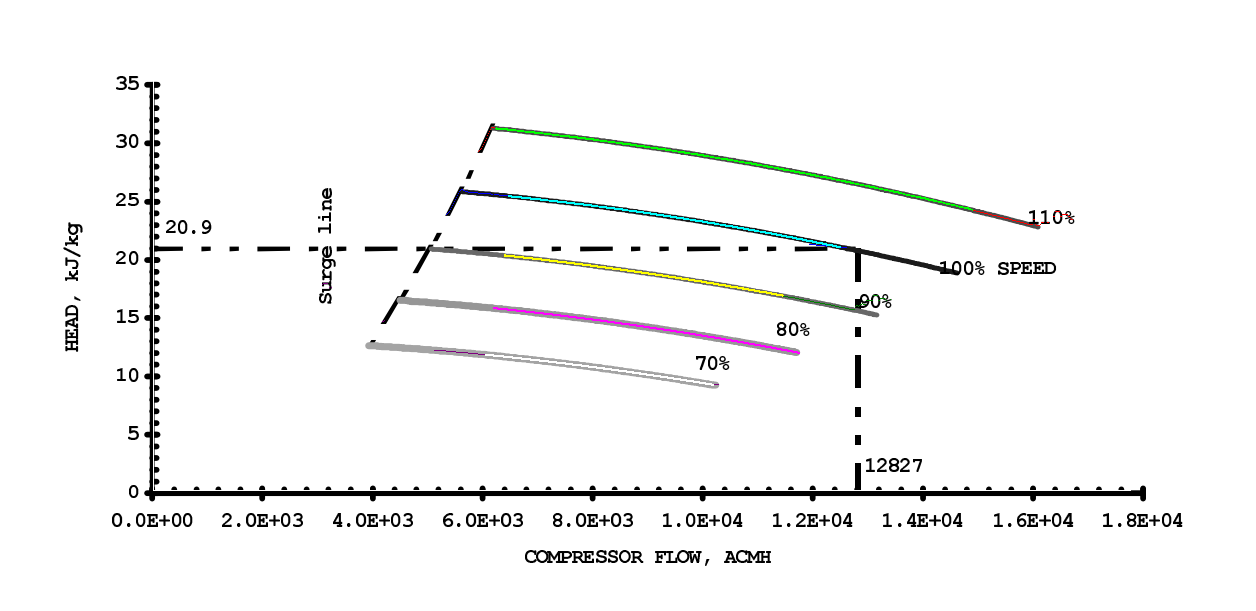
#> input picture _debug_overlay.png, 1256 x 611 px
$ python -i router.py   (imports and definitions only)
#> lines starting #> are read from the running program, lines starting #| are printed output that depends on the picture; after the words box and inside, x2 and y2 are one past the last pixel; in counts of white or black regions, pixels touching at a corner belong together
#> further down, picture is the input picture: PIL image 1256x611 RGB; mean R, G, B 245.6, 245.9, 245.6
"""
Image mode router — decides Colored vs B/W processing path.

Uses HSV saturation statistics to classify images.  The colour pipeline
is preserved exactly; B/W images are routed to the new skeleton-based
pipeline.

Supports three modes:
  - ``"auto"``  : detect from image content (default)
  - ``"color"`` : force colour pipeline
  - ``"bw"``    : force B/W pipeline
"""

from __future__ import annotations

import logging
from typing import Tuple

import numpy as np
from PIL import Image

logger = logging.getLogger(__name__)

# Thresholds for auto-detection
_SAT_MEAN_THRESHOLD = 25        # mean saturation below this → likely B/W
_SAT_PIXEL_THRESHOLD = 30       # per-pixel S threshold
_SAT_PIXEL_RATIO = 0.08         # % of non-bg pixels that must be colourful
_PALETTE_SIZE_THRESHOLD = 8     # unique hue bins; ≤ this → B/W


def classify_image_mode(
    image: Image.Image,
    *,
    mode_override: str = "auto",
) -> str:
    """Classify an image as ``"color"`` or ``"bw"``.

    Parameters
    ----------
    image : PIL.Image
        Input image (will be converted to RGB internally).
    mode_override : str
        ``"auto"`` (detect), ``"color"`` (force), ``"bw"`` (force).

    Returns
    -------
    str
        ``"color"`` or ``"bw"``.
    """
    if mode_override == "color":
        logger.info("router: mode forced to 'color'")
        return "color"
    if mode_override in ("bw", "grayscale"):
        logger.info("router: mode forced to 'bw'")
        return "bw"

    # Auto-detect using HSV saturation
    img_rgb = np.array(image.convert("RGB"))
    result, details = _compute_saturation_stats(img_rgb)

    logger.info(
        "router: auto-detect → %s  (S_mean=%.1f, colorful_ratio=%.3f, "
        "hue_bins=%d)",
        result, details["s_mean"], details["colorful_ratio"],
        details["hue_bins"],
    )
    return result


def _compute_saturation_stats(
    img_rgb: np.ndarray,
) -> Tuple[str, dict]:
    """Compute HSV saturation statistics on non-background pixels.

    Returns (mode, details_dict).
    """
    # Convert to HSV via PIL (H: 0-179, S: 0-255, V: 0-255)
    hsv = np.array(Image.fromarray(img_rgb).convert("HSV"))
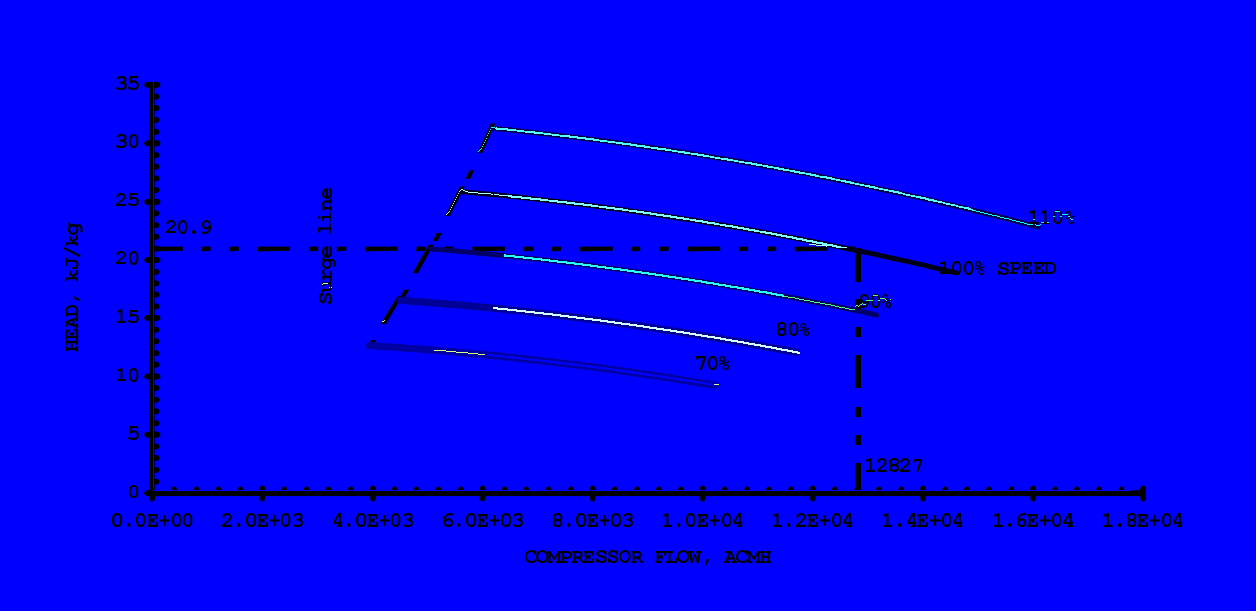
#> hsv: shape (611, 1256, 3); mean R, G, B 0.5, 1.1, 246.2

    h_channel = hsv[:, :, 0].astype(np.float32)
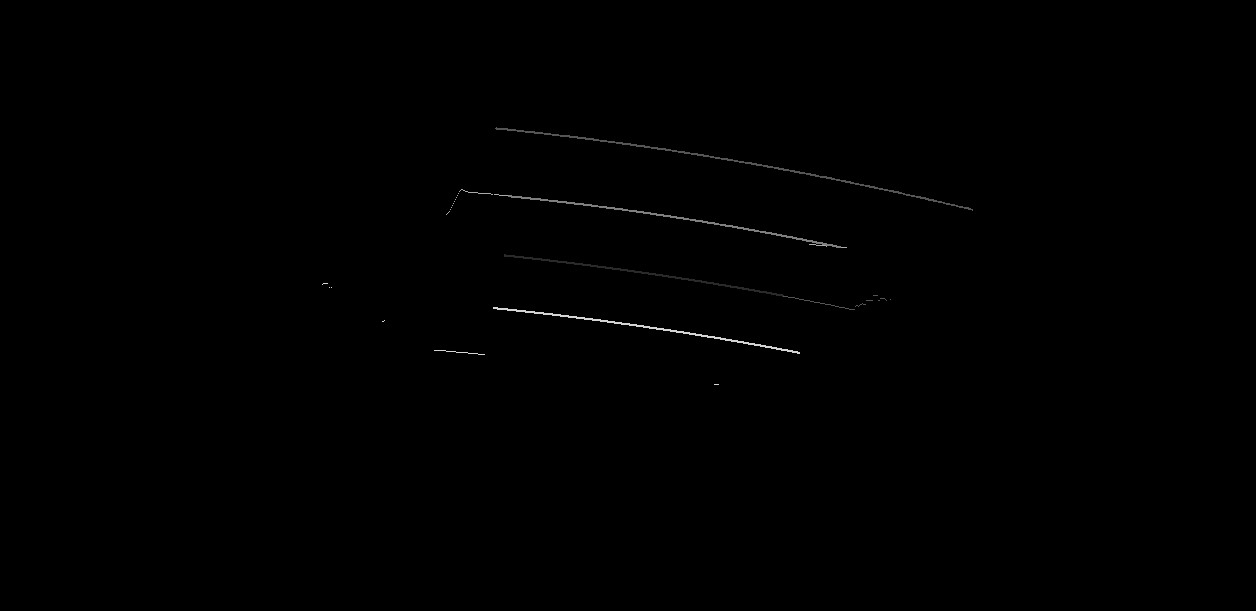
#> h_channel: shape (611, 1256) float32; min 0, max 212, mean 0.5
    s_channel = hsv[:, :, 1].astype(np.float32)
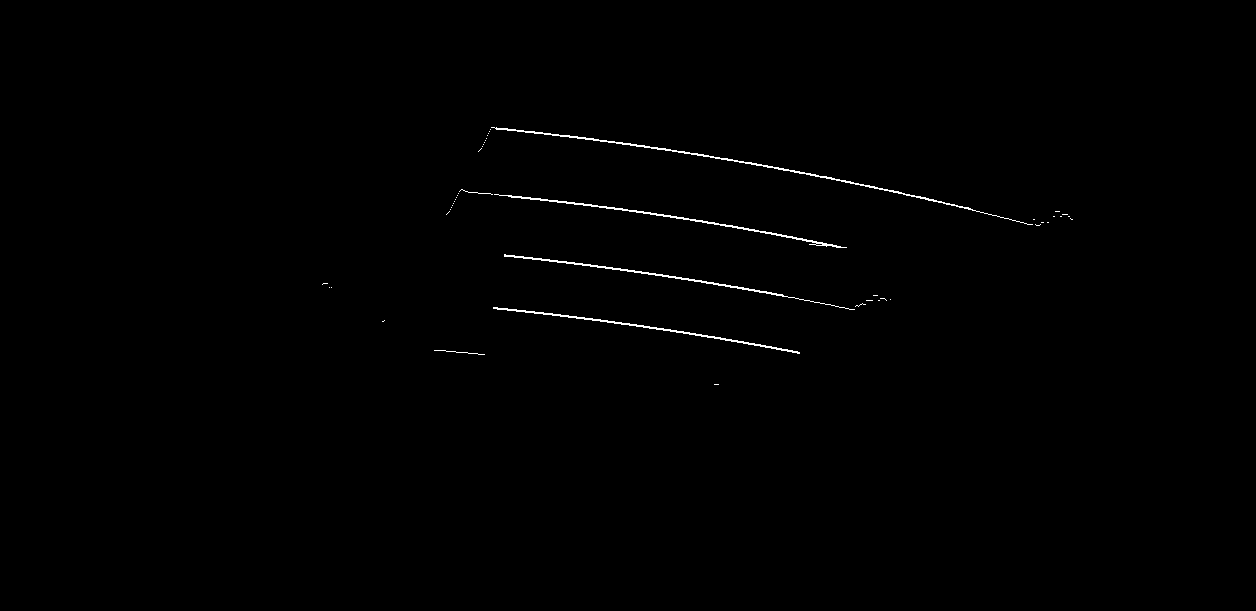
#> s_channel: shape (611, 1256) float32; 0.43% white in thin lines or dots, all inside (x1, y1, x2, y2) = (322, 127, 1073, 385)
    v_channel = hsv[:, :, 2].astype(np.float32)

    # Exclude background: very bright (white) or very dark (black)
    non_bg = (v_channel > 30) & (v_channel < 240)
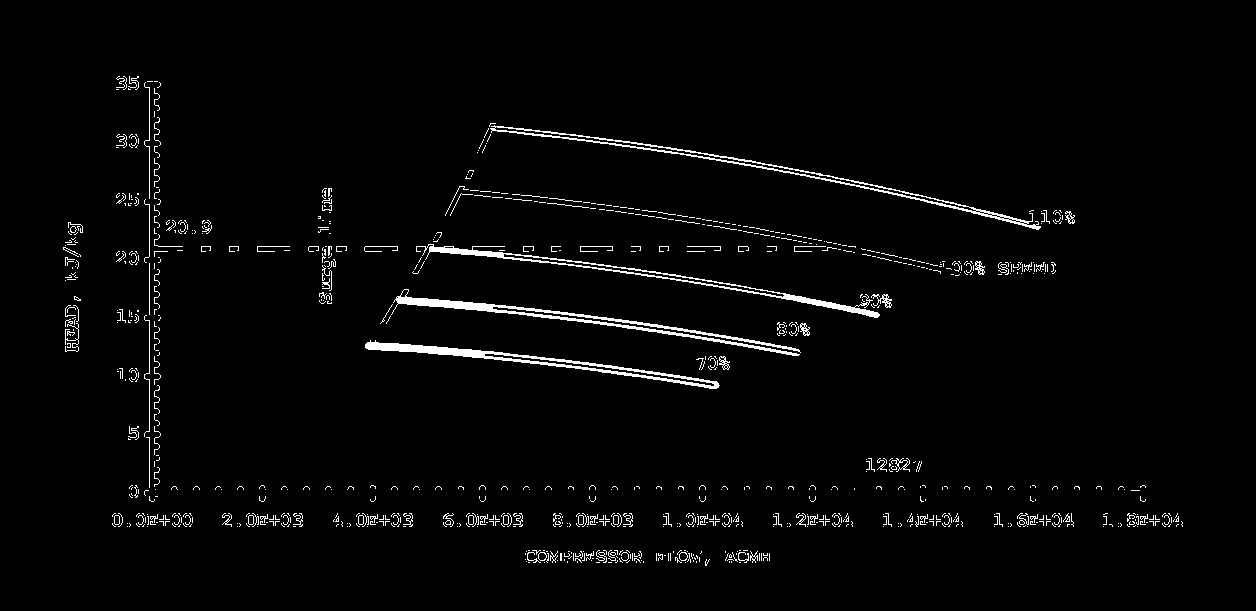
#> non_bg: shape (611, 1256) bool; 2.4% white in thin lines or dots, all inside (x1, y1, x2, y2) = (63, 76, 1183, 566)
    n_non_bg = int(non_bg.sum())
#> n_non_bg = 18586

    if n_non_bg < 100:
        return "bw", {"s_mean": 0, "colorful_ratio": 0, "hue_bins": 0}

    s_vals = s_channel[non_bg]
#> s_vals = 18586 values, max 255 at index 7088, min 0 at index 0, mean 2.36
    h_vals = h_channel[non_bg]
#> h_vals = 18586 values, max 212 at index 7088, min 0 at index 0, mean 1.24

    s_mean = float(np.mean(s_vals))
#> s_mean = 2.36
    colorful_mask = s_vals > _SAT_PIXEL_THRESHOLD
    colorful_ratio = float(np.sum(colorful_mask)) / n_non_bg
#> colorful_ratio = 0.00925

    # Count distinct hue bins (18 bins of 10° each, only for saturated pixels)
    if np.sum(colorful_mask) > 10:
        h_colorful = h_vals[colorful_mask]
#> h_colorful = 172 values, max 212 at index 0, min 85 at index 8, mean 134.5
        hue_hist, _ = np.histogram(h_colorful, bins=18, range=(0, 180))
#> hue_hist = 18 values, max 105 at index 8, min 0 at index 0, mean 5.83
        hue_bins = int(np.sum(hue_hist > 0))
#> hue_bins = 1
    else:
        hue_bins = 0

    details = {
        "s_mean": s_mean,
        "colorful_ratio": colorful_ratio,
        "hue_bins": hue_bins,
    }
#> details = {'s_mean': 2.36, 'colorful_ratio': 0.00925, 'hue_bins': 1}

    # Decision logic
    if s_mean < _SAT_MEAN_THRESHOLD and colorful_ratio < _SAT_PIXEL_RATIO:
        return "bw", details
    if s_mean < _SAT_MEAN_THRESHOLD and hue_bins <= _PALETTE_SIZE_THRESHOLD:
        return "bw", details

    return "color", details

>>> from PIL import Image
>>> picture = Image.open('../_debug_overlay.png')
>>> result = classify_image_mode(picture)
#> in classify_image_mode, `result, details = _compute_saturation_stats(img_rgb)`: result = 'bw'
#> result = 'bw'
